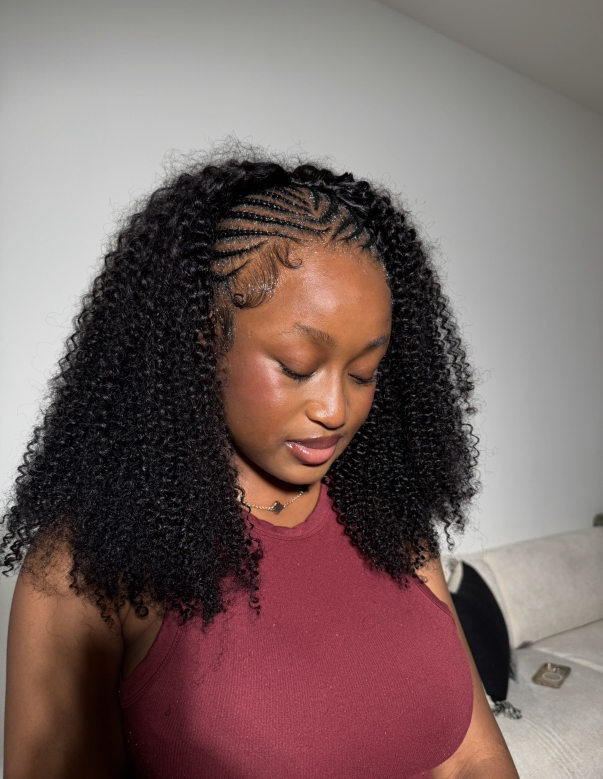
#> input picture braiding-studio-webapp/public/images/originals/Funali Hairstyle.jpg, 1206 x 1557 px (shown at 1/2 size)
$ python _pipeline.py 'Funali Hairstyle.jpg' 'Funali braids.jpg'
#> lines starting #> are read from the running program, lines starting #| are printed output that depends on the picture; after the words box and inside, x2 and y2 are one past the last pixel; in counts of white or black regions, pixels touching at a corner belong together
#> in process, img is the input picture: shape (1557, 1206, 3); mean B, G, R 99.9, 101.9, 121.6
"""
Background replacement for braiding-studio hairstyle photos.

Pipeline:
  1. GrabCut with central-rect initialization to get a rough subject mask.
  2. Refine mask: morphological close, smooth edges, feather alpha.
  3. Composite onto a procedural warm-neutral salon backdrop
     (radial gradient, cream -> taupe, soft vignette).
  4. Save as JPG with original filename and dimensions.

Run:
  python3 _pipeline.py <input.jpg> <output.jpg>
"""
import sys
from pathlib import Path
import numpy as np
import cv2


# ---------- backdrop ----------
def make_backdrop(w: int, h: int) -> np.ndarray:
    """Soft warm-neutral studio backdrop. Cream center -> taupe edges + vignette."""
    # BGR
    center_color = np.array([214, 220, 228], dtype=np.float32)   # warm cream
    edge_color   = np.array([168, 174, 188], dtype=np.float32)   # muted taupe

    yy, xx = np.mgrid[0:h, 0:w].astype(np.float32)
    cx, cy = w / 2.0, h * 0.45  # center slightly above middle (subject usually upper-center)
    # normalized radial distance, 0 at center, 1 at far corner
    max_r = np.sqrt(cx * cx + max(cy, h - cy) ** 2)
    r = np.sqrt((xx - cx) ** 2 + (yy - cy) ** 2) / max_r
    r = np.clip(r, 0.0, 1.0)
    # smooth ease-in-out
    t = r * r * (3 - 2 * r)
    bg = center_color * (1 - t[..., None]) + edge_color * t[..., None]

    # subtle vertical falloff so top is slightly lighter (like soft overhead light)
    vfall = np.linspace(1.04, 0.96, h, dtype=np.float32)[:, None, None]
    bg = bg * vfall
    bg = np.clip(bg, 0, 255).astype(np.uint8)

    # tiny grain so it doesn't look CGI-flat
    rng = np.random.default_rng(42)
    grain = rng.normal(0, 1.4, size=bg.shape).astype(np.float32)
    bg = np.clip(bg.astype(np.float32) + grain, 0, 255).astype(np.uint8)
    return bg


# ---------- segmentation ----------
def subject_mask(img_bgr: np.ndarray) -> np.ndarray:
    """Return float32 alpha mask (0..1) of the subject."""
    h, w = img_bgr.shape[:2]

    # GrabCut init: assume subject occupies central 80% horizontally, full height-ish
    # Tighten margins; portrait photos have person roughly centered.
    margin_x = int(w * 0.06)
    margin_y_top = int(h * 0.02)
    margin_y_bot = int(h * 0.02)
    rect = (margin_x, margin_y_top, w - 2 * margin_x, h - margin_y_top - margin_y_bot)

    mask = np.zeros((h, w), dtype=np.uint8)
    bgd_model = np.zeros((1, 65), dtype=np.float64)
    fgd_model = np.zeros((1, 65), dtype=np.float64)

    # downscale for speed if huge
    scale = 1.0
    max_dim = 900
    if max(h, w) > max_dim:
        scale = max_dim / max(h, w)
        small = cv2.resize(img_bgr, (int(w * scale), int(h * scale)), interpolation=cv2.INTER_AREA)
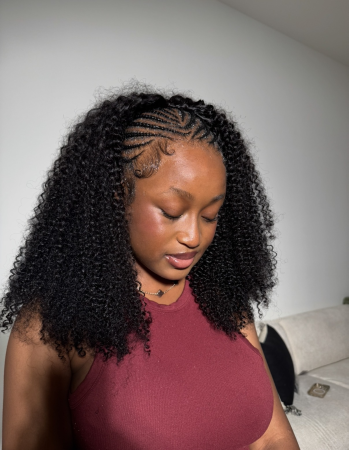
#> small: shape (900, 697, 3) (shown at 1/2 size); mean B, G, R 99.9, 101.9, 121.6
        sh, sw = small.shape[:2]
        smask = np.zeros((sh, sw), dtype=np.uint8)
        srect = (int(rect[0] * scale), int(rect[1] * scale),
                 int(rect[2] * scale), int(rect[3] * scale))
        cv2.grabCut(small, smask, srect, bgd_model, fgd_model, 5, cv2.GC_INIT_WITH_RECT)
        # convert gc labels to {0,1}
        bin_small = np.where((smask == 1) | (smask == 3), 1, 0).astype(np.uint8)
        bin_full = cv2.resize(bin_small, (w, h), interpolation=cv2.INTER_NEAREST)
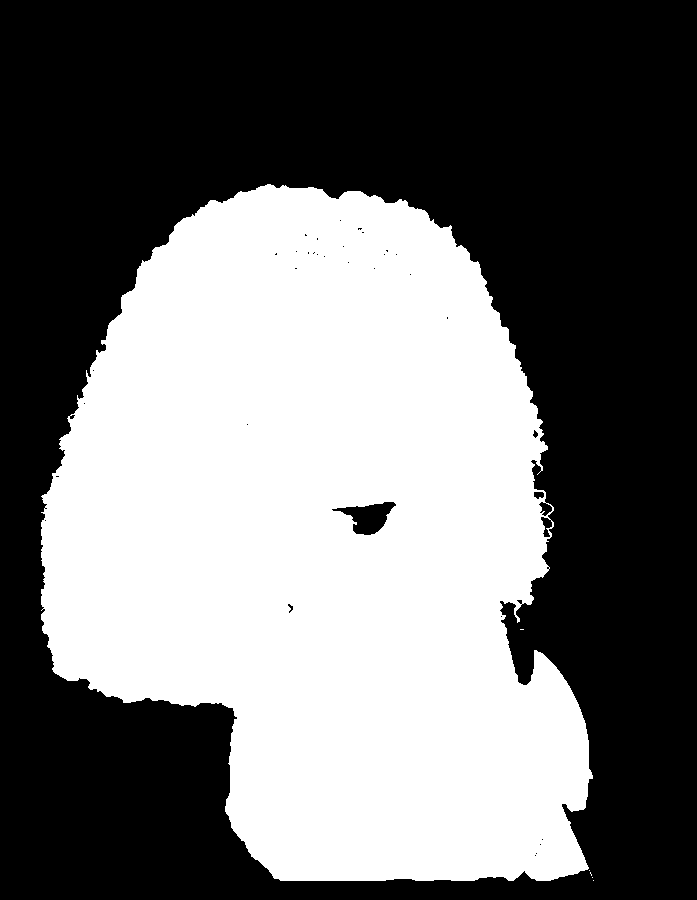
#> bin_small: shape (900, 697); values 0 (black) and 1 (white), 44.4% white; 6 white regions (5 under 20 px), largest, box (x1, y1, x2, y2) and area: (41, 184, 593, 881) 278812
    else:
        cv2.grabCut(img_bgr, mask, rect, bgd_model, fgd_model, 5, cv2.GC_INIT_WITH_RECT)
        bin_full = np.where((mask == 1) | (mask == 3), 1, 0).astype(np.uint8)

    # keep only the largest connected component (drops random background blobs)
    nlbl, lbl, stats, _ = cv2.connectedComponentsWithStats(bin_full, connectivity=8)
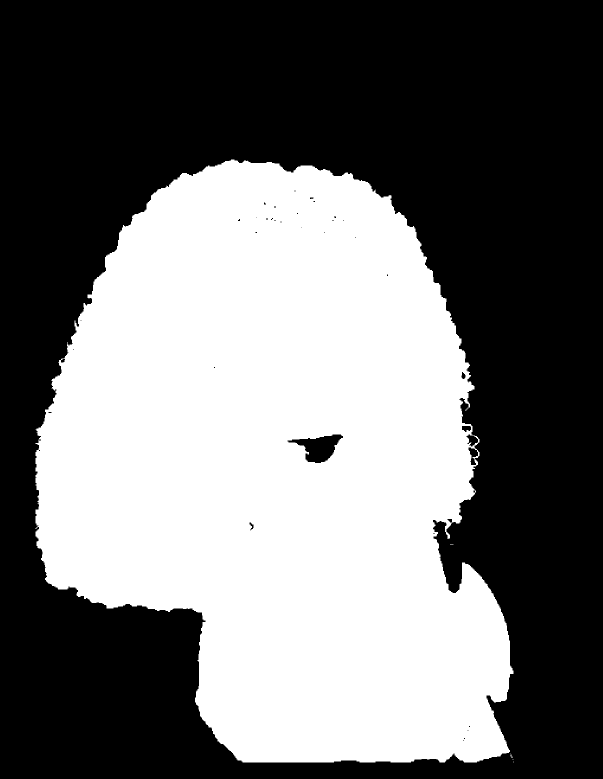
#> bin_full: shape (1557, 1206) (shown at 1/2 size); values 0 (black) and 1 (white), 44.5% white; 6 white regions (5 under 20 px), largest, box (x1, y1, x2, y2) and area: (71, 319, 1027, 1525) 834720
    if nlbl > 1:
        # ignore label 0 (bg)
        biggest = 1 + int(np.argmax(stats[1:, cv2.CC_STAT_AREA]))
        bin_full = (lbl == biggest).astype(np.uint8)

    # close small holes inside the subject
    k = max(3, int(min(h, w) * 0.005))
    if k % 2 == 0:
        k += 1
    kernel = cv2.getStructuringElement(cv2.MORPH_ELLIPSE, (k, k))
    bin_full = cv2.morphologyEx(bin_full, cv2.MORPH_CLOSE, kernel, iterations=1)

    # feather edges: distance-based soft alpha so hair flyaways aren't hard-cut
    alpha = bin_full.astype(np.float32)
    # Gaussian feather radius scales with image size
    fr = max(2, int(min(h, w) * 0.004))
    if fr % 2 == 0:
        fr += 1
    alpha = cv2.GaussianBlur(alpha, (fr * 2 + 1, fr * 2 + 1), 0)

    # Detect a "phantom horizontal cut" — common when the original photo
    # cropped the body, OR when the body's lower clothing blends into the
    # background and GrabCut amputates it. Find the bottommost row of the
    # subject mask; if many columns terminate there, it's a flat cut, not
    # a natural shoulder/curve. Feather above it so it dissolves into the
    # new backdrop instead of looking guillotined.
    ys_any = np.where(alpha.max(axis=1) > 0.5)[0]
    if len(ys_any) > 0:
        subj_bottom = int(ys_any[-1])
        # how many columns end within 15px of subj_bottom (i.e. share a flat edge)
        last_row_per_col = np.full(w, -1, dtype=np.int32)
        col_has = alpha.max(axis=0) > 0.5
        for x in np.where(col_has)[0]:
            last_row_per_col[x] = int(np.where(alpha[:, x] > 0.5)[0][-1])
        flat_edge_cols = (last_row_per_col >= subj_bottom - 15) & col_has
        flat_frac = flat_edge_cols.sum() / max(1, col_has.sum())

        # If many columns share the bottommost row, OR subject reaches near
        # image bottom, apply a fade.
        if flat_frac > 0.20 or subj_bottom > h * 0.85:
            fade_h = int(h * 0.16)
            start = max(0, subj_bottom - fade_h)
            end = min(h, subj_bottom + 8)
            actual_h = end - start
            ramp = np.linspace(1.0, 0.0, actual_h, dtype=np.float32) ** 1.5
            alpha[start:end, :] *= ramp[:, None]
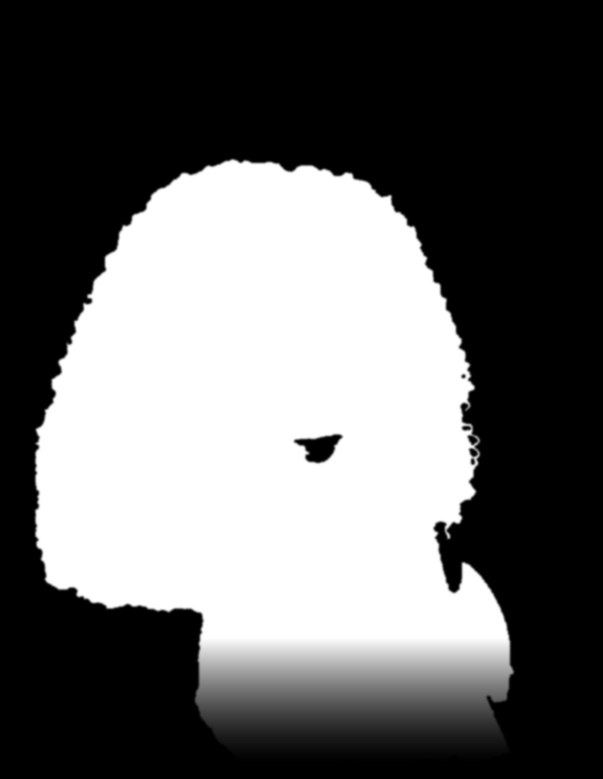
#> alpha: shape (1557, 1206) float32 (shown at 1/2 size); min 0, max 1, mean 0.4

    return np.clip(alpha, 0.0, 1.0)


# ---------- composite ----------
def composite(img_bgr: np.ndarray, alpha: np.ndarray) -> np.ndarray:
    h, w = img_bgr.shape[:2]
    bg = make_backdrop(w, h).astype(np.float32)
    fg = img_bgr.astype(np.float32)
    a = alpha[..., None]
    out = fg * a + bg * (1 - a)
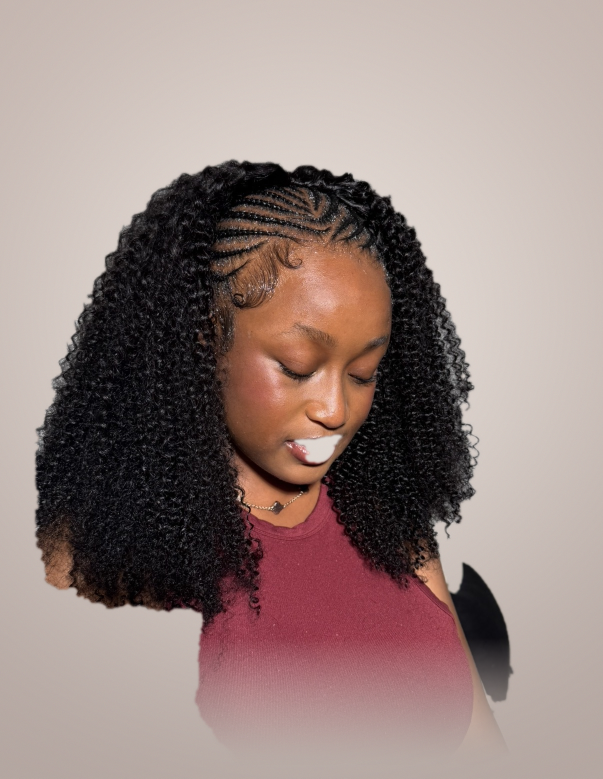
#> out: shape (1557, 1206, 3) float32 (shown at 1/2 size); mean B, G, R 128.2, 132.8, 152.3
    return np.clip(out, 0, 255).astype(np.uint8)


# ---------- main ----------
def process(in_path: str, out_path: str) -> None:
    img = cv2.imread(in_path, cv2.IMREAD_COLOR)
    if img is None:
        raise SystemExit(f"could not read {in_path}")
    alpha = subject_mask(img)
    out = composite(img, alpha)
    # save with high jpeg quality to preserve detail (these are portfolio shots)
    cv2.imwrite(out_path, out, [cv2.IMWRITE_JPEG_QUALITY, 92])
    print(f"OK  {Path(in_path).name} -> {Path(out_path).name}  ({img.shape[1]}x{img.shape[0]})")
#| OK  Funali Hairstyle.jpg -> Funali braids.jpg  (1206x1557)


if __name__ == "__main__":
    if len(sys.argv) != 3:
        raise SystemExit("usage: _pipeline.py <input> <output>")
    process(sys.argv[1], sys.argv[2])

$ run again, on braiding-studio-webapp/public/images/originals/Medium Box Braids.jpg
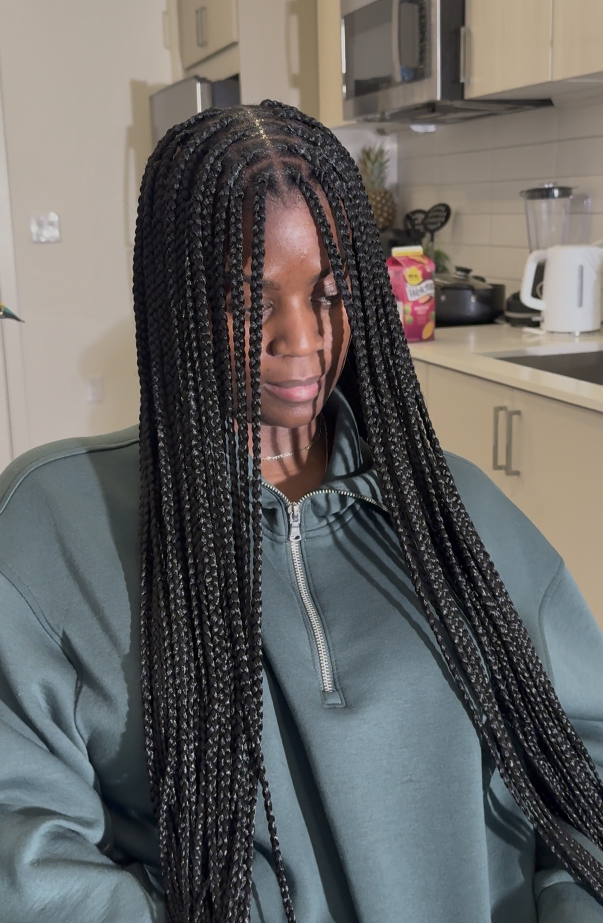
#> input picture braiding-studio-webapp/public/images/originals/Medium Box Braids.jpg, 1206 x 1846 px (shown at 1/2 size)
#> in process, img is the input picture: shape (1846, 1206, 3); mean B, G, R 99.2, 101.2, 102.4
#> in subject_mask, `bin_full = cv2.resize(bin_small, (w, h), interpolation=cv2.INTER_NEARE..`:
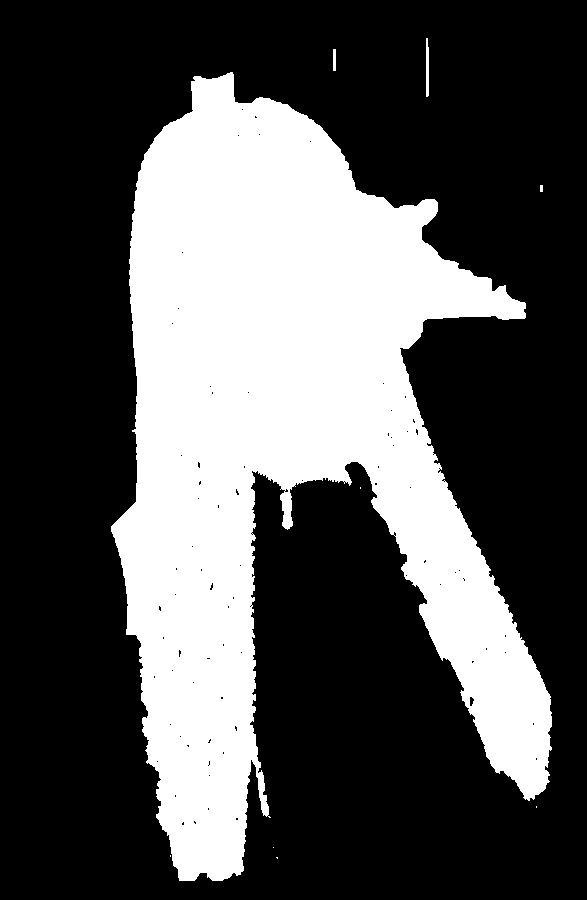
#> bin_small: shape (900, 587); values 0 (black) and 1 (white), 32.7% white; 9 white regions (5 under 20 px), largest, box (x1, y1, x2, y2) and area: (111, 72, 552, 881) 172752, (426, 38, 429, 97) 167, (333, 49, 336, 71) 66, (540, 185, 543, 192) 21
#> bin_full: shape (1846, 1206); values 0 (black) and 1 (white), 32.7% white; 9 white regions (5 under 20 px), largest, box (x1, y1, x2, y2) and area: (229, 148, 1135, 1808) 727640, (876, 78, 882, 199) 684, (685, 101, 691, 146) 270, (1110, 380, 1116, 394) 84
#> in composite, `out = fg * a + bg * (1 - a)`:
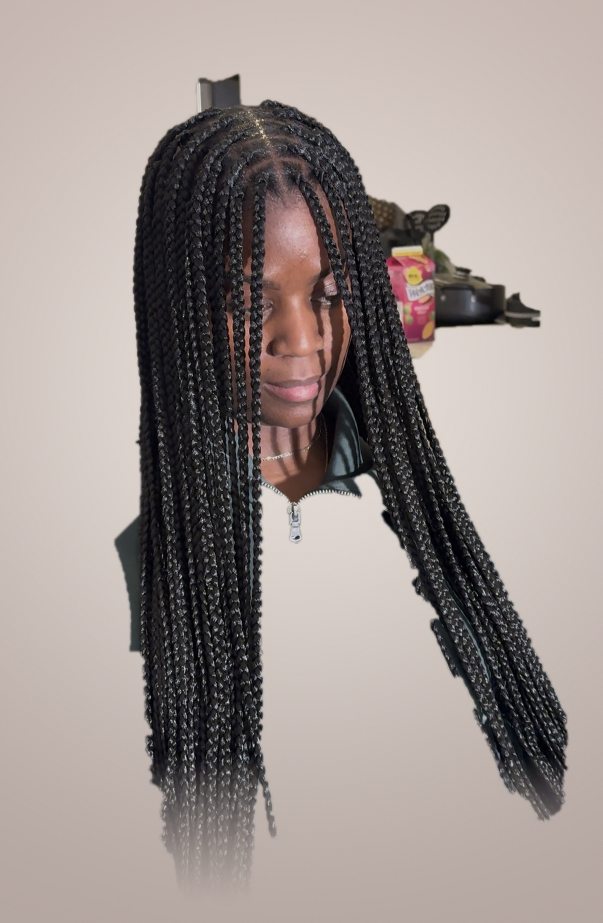
#> out: shape (1846, 1206, 3) float32 (shown at 1/2 size); mean B, G, R 142.4, 146, 158
#| OK  Medium Box Braids.jpg -> Medium Box Braids.jpg  (1206x1846)

$ run again, on braiding-studio-webapp/public/images/originals/Medium Twist Boho Braids.jpg
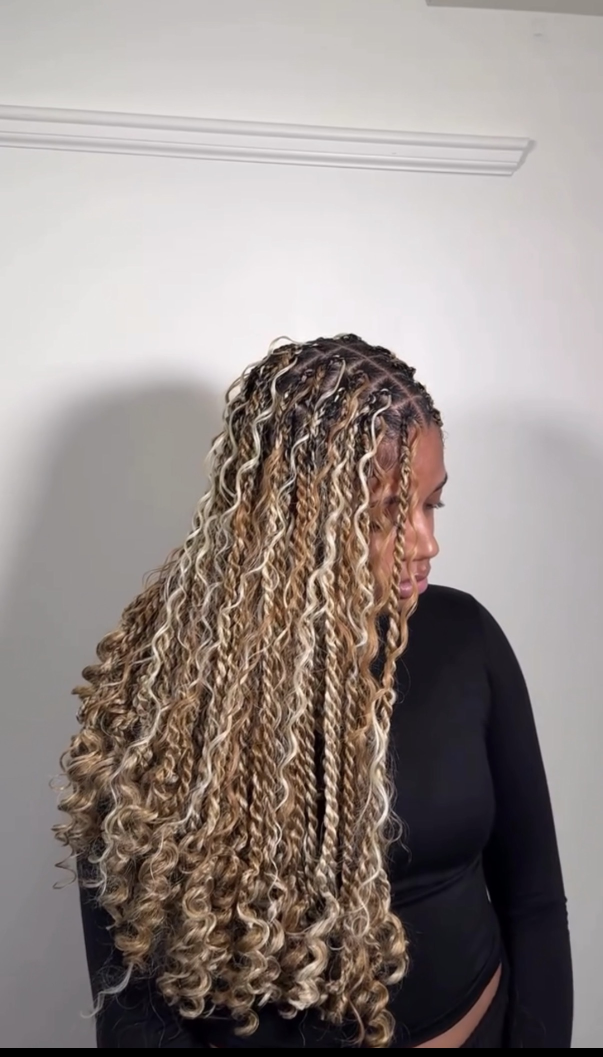
#> input picture braiding-studio-webapp/public/images/originals/Medium Twist Boho Braids.jpg, 1206 x 2113 px (shown at 1/2 size)
#> in process, img is the input picture: shape (2113, 1206, 3); mean B, G, R 136.5, 139.8, 149.1
#> in subject_mask, `bin_full = cv2.resize(bin_small, (w, h), interpolation=cv2.INTER_NEARE..`:
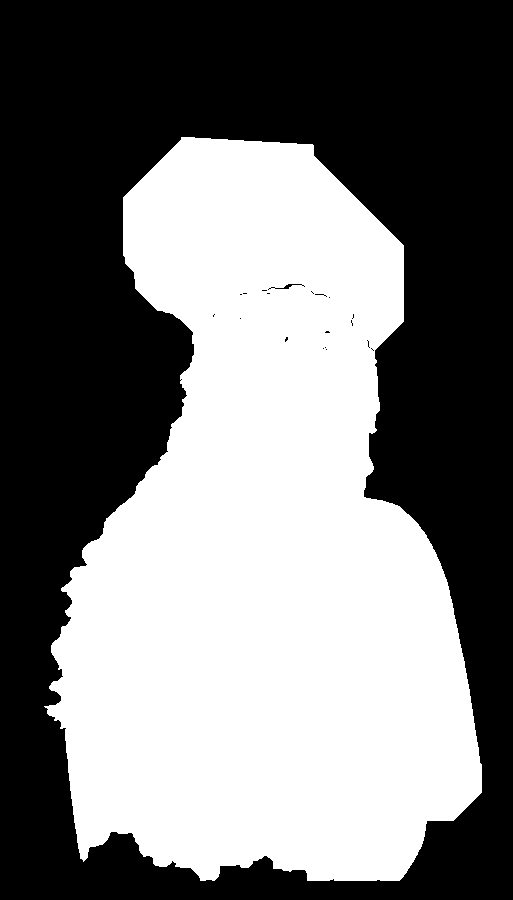
#> bin_small: shape (900, 513); values 0 (black) and 1 (white), 47.3% white; 1 white region, box (x1, y1, x2, y2) and area: (44, 137, 482, 881) 218324
#> bin_full: shape (2113, 1206); values 0 (black) and 1 (white), 47.3% white; 1 white region, box (x1, y1, x2, y2) and area: (104, 322, 1134, 2069) 1204972
#> in composite, `out = fg * a + bg * (1 - a)`:
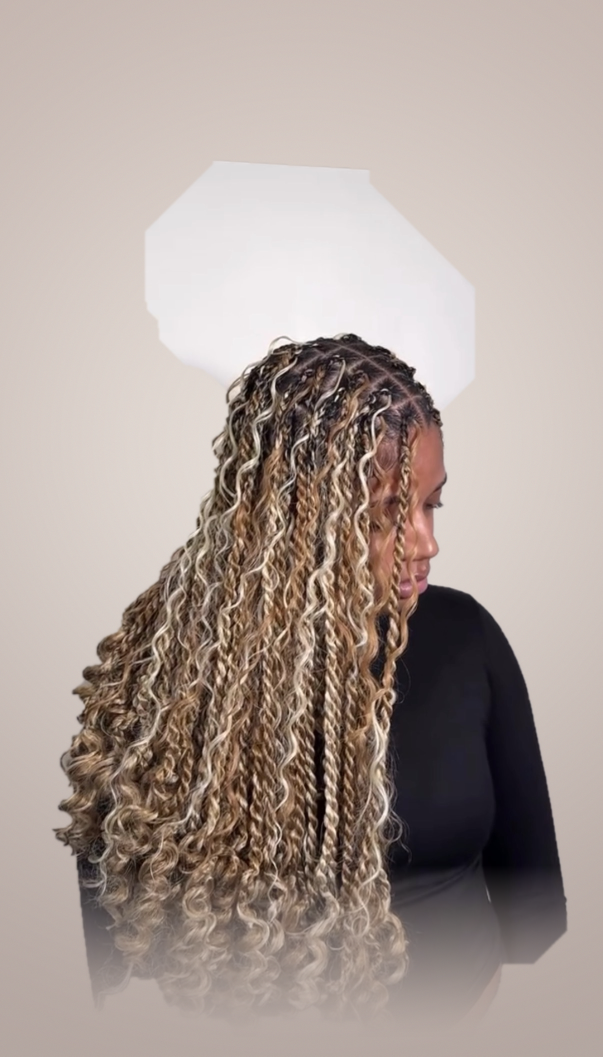
#> out: shape (2113, 1206, 3) float32 (shown at 1/2 size); mean B, G, R 151.3, 157.5, 171.9
#| OK  Medium Twist Boho Braids.jpg -> Medium Twist Boho Braids.jpg  (1206x2113)
